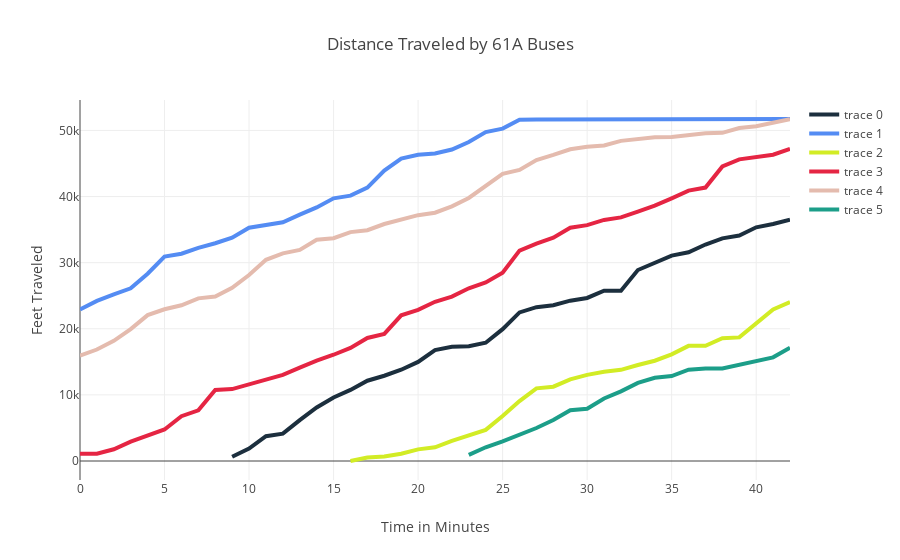

Notebook source saved alongside this figure:
### Markdown cell above
In this example, tweets were used. This is a good place to use a bar graph as the data is easily quantifiable (it is just the number of retweets and favorites), and easily differentiable (each value is significantly different such that its visibly distinct). Most Plotly graphs are also interactive! Hovering over the bar of each graph will tell you the exact value that it expresses. In later graphs, we will build upon this interactivity in exciting ways. For more information about Bar graphs specifically visit: https://plot.ly/python/reference/#bar

Next let's look at Line and Scatter plots! Very closely related, Line and Scatter Plots are tuned to represent 2-dimensional data. While Scatter Plots lend themselves to the comparison of un-related data points, line graphs have a degree of directionality to them and therefore are best suited to the depiction of data collected over time. In Plotly's implementation, line plots are simply an extension of a scatter plot, with a line object argument. For more information about Scatter plots visit: https://plot.ly/python/reference/#scatter

Using the data set from the past homeworks, here is an example of how to use the Scatter plot.

### Code cell
from time_series import split_trips
import copy
vdf = pd.read_sql_query("Select * from vehicles",sqlite3.connect('bus_aug23.db'),parse_dates = {"tmstmp" : "ns"})

vdf = vdf.truncate(after=1000)
times = map(lambda ind: ind.time(),vdf["tmstmp"])

vdf["tmstmp"] = pd.Series(list(times), index = vdf.index)

all_trips = { rt : split_trips(vdf[vdf["rt"]==rt]) for rt in ["61A", "61B", "61C", "61D"] }

data = []
lst = []
trips = copy.deepcopy(all_trips["61A"])
sorted(trips, key = lambda ind: ind.index.tolist()[0].hour*60+ind.index.tolist()[0].minute)
trips.pop(8)
trips.pop(7)
trips.pop(2)
for trip in trips:
    trace1 = Scatter(
                x = trip.index.map(lambda x: x.hour*60+x.minute-656),
                y = trip.pdist,
                line = dict(
                    color = ('rgb'+str(tuple(np.random.randint(256, size=3)))),
                    width = 4))
    data.append(trace1)
    
layout = dict(title = 'Distance Traveled by 61A Buses',
              xaxis = dict(title = 'Time in Minutes'),
              yaxis = dict(title = 'Feet Traveled'),
              )
figure = Figure(data = data, layout = layout)
py.iplot(figure)

### Figure 1 — Plotly figure (JSON) as saved in the notebook; plotly's stock layout.template omitted (floating-point values rounded to 4 significant figures)
{"data": [{"line": {"color": "rgb(28, 47, 62)", "width": 4}, "type": "scatter", "x": [9, 10, 11, 12, 13, 14, 15, 16, 17, 18, 19, 20, 21, 22, 23, 24, 25, 26, 27, 28, 29, 30, 31, 32, 33, 34, 35, 36, 37, 38, 39, 40, 41, 42], "y": [642, 1887, 3747, 4141, 6191, 8097, 9617, 10747, 12143, 12893, 13802, 14982, 16768, 17265, 17366, 17890, 19943, 22473, 23265, 23560, 24247, 24662, 25753, 25753, 28883, 29953, 31066, 31576, 32742, 33678, 34103, 35347, 35838, 36497]}, {"line": {"color": "rgb(84, 140, 243)", "width": 4}, "type": "scatter", "x": [0, 1, 2, 3, 4, 5, 6, 7, 8, 9, 10, 11, 12, 13, 14, 15, 16, 17, 18, 19, 20, 21, 22, 23, 24, 25, 26, 27, 28, 29, 30, 31, 32, 33, 34, 35, 36, 37, 38, 39, 40, 41, 42], "y": [22921, 24212, 25203, 26114, 28329, 30922, 31353, 32227, 32934, 33781, 35292, 35655, 36103, 37259, 38354, 39732, 40132, 41352, 43934, 45739, 46305, 46500, 47113, 48248, 49755, 50270, 51604, 51662, 51662, 51662, 51662, 51662, 51662, 51662, 51662, 51662, 51662, 51662, 51662, 51662, 51662, 51662, 51726]}, {"line": {"color": "rgb(210, 236, 37)", "width": 4}, "type": "scatter", "x": [16, 17, 18, 19, 20, 21, 22, 23, 24, 25, 26, 27, 28, 29, 30, 31, 32, 33, 34, 35, 36, 37, 38, 39, 40, 41, 42], "y": [0, 527, 671, 1106, 1761, 2080, 3042, 3818, 4709, 6797, 9069, 10986, 11241, 12342, 13033, 13498, 13786, 14514, 15165, 16131, 17414, 17424, 18566, 18694, 20826, 22926, 24054]}, {"line": {"color": "rgb(229, 37, 67)", "width": 4}, "type": "scatter", "x": [0, 1, 2, 3, 3, 5, 6, 7, 8, 9, 10, 11, 12, 13, 14, 15, 16, 17, 18, 19, 20, 21, 22, 23, 24, 25, 26, 27, 28, 29, 30, 31, 32, 33, 34, 35, 36, 37, 38, 39, 40, 41, 42], "y": [1106, 1106, 1778, 2934, 2934, 4772, 6774, 7671, 10747, 10871, 11616, 12315, 13020, 14124, 15180, 16072, 17108, 18607, 19231, 22037, 22856, 24084, 24863, 26129, 27004, 28486, 31832, 32891, 33775, 35288, 35673, 36462, 36840, 37727, 38619, 39732, 40890, 41358, 44560, 45623, 46012, 46327, 47201]}, {"line": {"color": "rgb(228, 187, 174)", "width": 4}, "type": "scatter", "x": [0, 1, 2, 3, 4, 5, 6, 7, 8, 9, 10, 11, 12, 13, 14, 15, 16, 17, 18, 19, 20, 21, 22, 23, 24, 25, 26, 27, 28, 29, 30, 31, 32, 33, 34, 35, 36, 37, 38, 39, 40, 41, 42], "y": [15953, 16859, 18182, 19952, 22061, 22947, 23552, 24595, 24865, 26199, 28135, 30435, 31403, 31923, 33457, 33698, 34616, 34906, 35842, 36526, 37184, 37554, 38521, 39783, 41627, 43423, 44020, 45520, 46287, 47152, 47514, 47729, 48421, 48647, 48956, 49011, 49240, 49564, 49629, 50353, 50637, 51134, 51691]}, {"line": {"color": "rgb(28, 158, 137)", "width": 4}, "type": "scatter", "x": [23, 24, 25, 26, 27, 28, 29, 30, 31, 32, 33, 34, 35, 36, 37, 38, 39, 40, 41, 42], "y": [924, 2075, 2964, 3951, 4988, 6195, 7685, 7899, 9462, 10539, 11811, 12582, 12841, 13801, 13980, 13980, 14588, 15175, 15678, 17136]}], "layout": {"title": "Distance Traveled by 61A Buses", "xaxis": {"title": "Time in Minutes"}, "yaxis": {"title": "Feet Traveled"}}}
